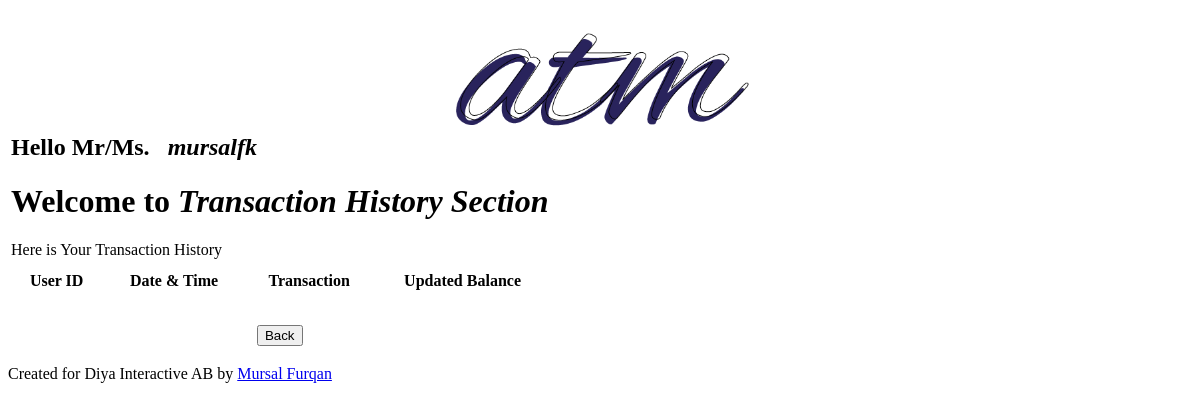
The page /tranc_history/ (signed in) on the database as committed earlier.
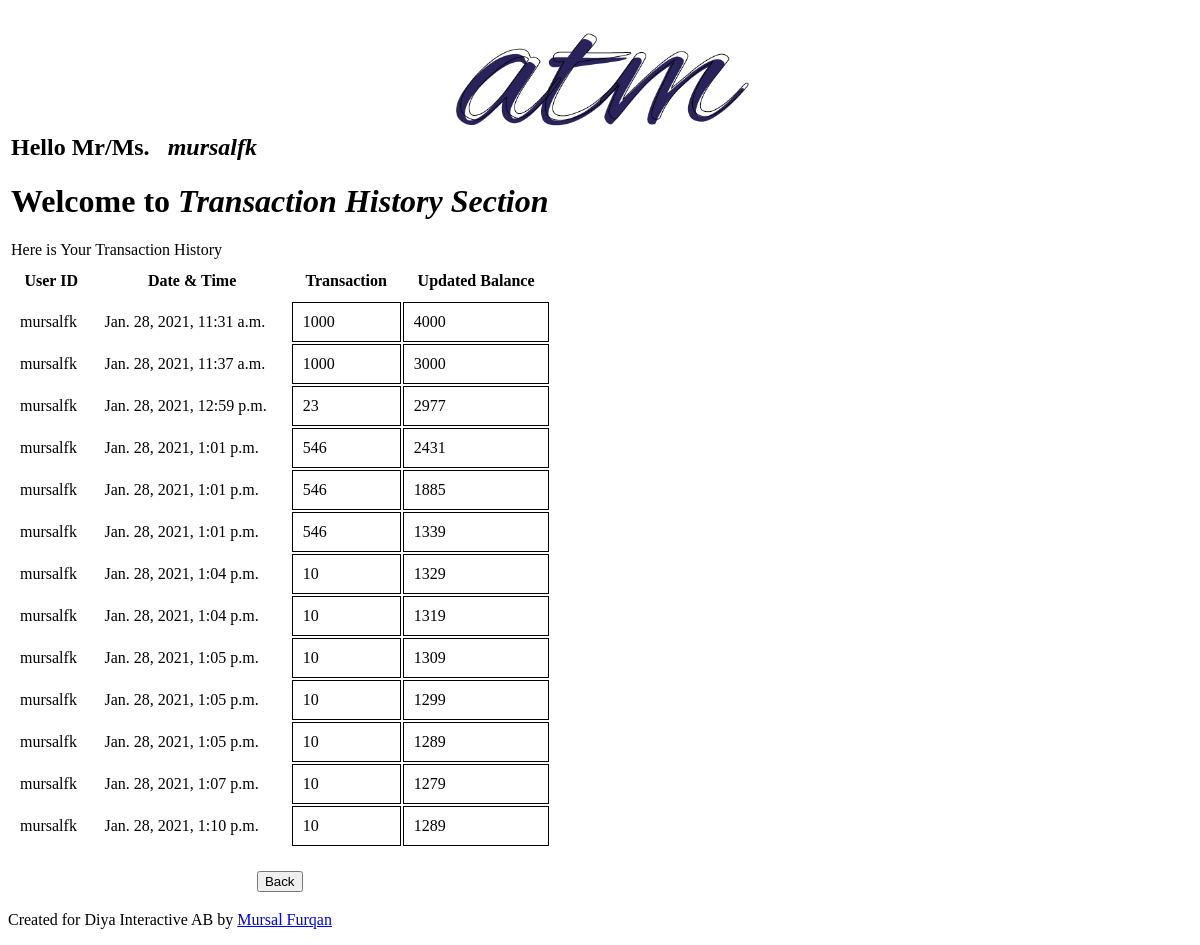
The same page on the database as committed later.
### app/models.py (models this page shows)
class TransactionHistory(models.Model):
    user_id = models.ForeignKey(User, on_delete=models.CASCADE, default = None)
    dateTime_field = models.DateTimeField(default = datetime.now, blank = True)
    remaining_amount = models.CharField(max_length = 20, default = None)
    withdrawl_amount = models.CharField(max_length = 20, default = None)

### app/views.py (the view)
# urls.py: path('tranc_history/', views.tranc_history, name="tranc_history_atm"),
@login_required(login_url='/')
def tranc_history(request):
    user = request.user
    td = TransactionHistory.objects.filter(user_id = user)
    context = {
        'history_td' : td,
        'title':'Transaction History',
    }
    return render(request, 'atm_py/tranc_history.html', context)

### atm_py/templates/atm_py/tranc_history.html
{% block content %}
  <div class="wrapper">
    <table  class = "div_tranc_history wrapper">
      <tr>
        <td colspan="4">
          <h2>Hello Mr/Ms. &nbsp; <i>{{request.user}}</i></h2>
          <h1>Welcome to <b><i>Transaction History Section</i></b></h1>
          Here is Your Transaction History
        </td>
      </tr>
      <tr>
        <th style="padding: 10px;">User ID</th>
        <th style="padding: 10px;">Date & Time</th>
        <th style="padding: 10px;">Transaction</th>
        <th style="padding: 10px;">Updated Balance</th>
      </tr>
      {% for i in history_td  %}
      <tr>
        <td style="padding: 10px; ">{{i.user_id}}</td>
        <td style="padding: 10px; ">{{i.dateTime_field}}</td>
        <td style="padding: 10px; border: 1px solid rgb(0, 0, 0)">{{i.withdrawl_amount}}</td>
        <td style="padding: 10px; border: 1px solid rgb(0, 0, 0)">{{i.remaining_amount}}</td>
      </tr>
      {% endfor %}
      <tr>
        <td>&nbsp;</td>
      </tr>
      <tr>
        <td colspan="4">
          <center>
            <a href={% url 'welcome-atm' %}><button>Back</button></a>
          </center>
        </td>
      </tr>
    </table>
  </div>
{% endblock content %}

### atm_py/templates/atm_py/base.html (shortened to what this page needs)
{%  load static %}
    <center>
        <img src="{% static 'atm_py/logo.png' %}" alt="logo" width="300" style="padding-top: 25px;">
    </center>
    {% block content %}
    {% endblock %}
    <div class="footer">
        <p>Created for Diya Interactive AB by <a href="https://mursalfk.github.io" target="_blank">Mursal Furqan</a></p>
      </div>
</body>
</html>

Rows that differ between the two databases and show on the page:
added TransactionHistory: user_id "mursalfk", dateTime_field "Jan. 28, 2021, 11:31 a.m.", withdrawl_amount "1000", remaining_amount "4000"
added TransactionHistory: user_id "mursalfk", dateTime_field "Jan. 28, 2021, 11:37 a.m.", withdrawl_amount "1000", remaining_amount "3000"
added TransactionHistory: user_id "mursalfk", dateTime_field "Jan. 28, 2021, 12:59 p.m.", withdrawl_amount "23", remaining_amount "2977"
added TransactionHistory: user_id "mursalfk", dateTime_field "Jan. 28, 2021, 1:01 p.m.", withdrawl_amount "546", remaining_amount "2431"
added TransactionHistory: user_id "mursalfk", dateTime_field "Jan. 28, 2021, 1:01 p.m.", withdrawl_amount "546", remaining_amount "1885"
added TransactionHistory: user_id "mursalfk", dateTime_field "Jan. 28, 2021, 1:01 p.m.", withdrawl_amount "546", remaining_amount "1339"
added TransactionHistory: user_id "mursalfk", dateTime_field "Jan. 28, 2021, 1:04 p.m.", withdrawl_amount "10", remaining_amount "1329"
added TransactionHistory: user_id "mursalfk", dateTime_field "Jan. 28, 2021, 1:04 p.m.", withdrawl_amount "10", remaining_amount "1319"
added TransactionHistory: user_id "mursalfk", dateTime_field "Jan. 28, 2021, 1:05 p.m.", withdrawl_amount "10", remaining_amount "1309"
added TransactionHistory: user_id "mursalfk", dateTime_field "Jan. 28, 2021, 1:05 p.m.", withdrawl_amount "10", remaining_amount "1299"
added TransactionHistory: user_id "mursalfk", dateTime_field "Jan. 28, 2021, 1:05 p.m.", withdrawl_amount "10", remaining_amount "1289"
added TransactionHistory: user_id "mursalfk", dateTime_field "Jan. 28, 2021, 1:07 p.m.", withdrawl_amount "10", remaining_amount "1279"
added TransactionHistory: user_id "mursalfk", dateTime_field "Jan. 28, 2021, 1:10 p.m.", withdrawl_amount "10", remaining_amount "1289"
